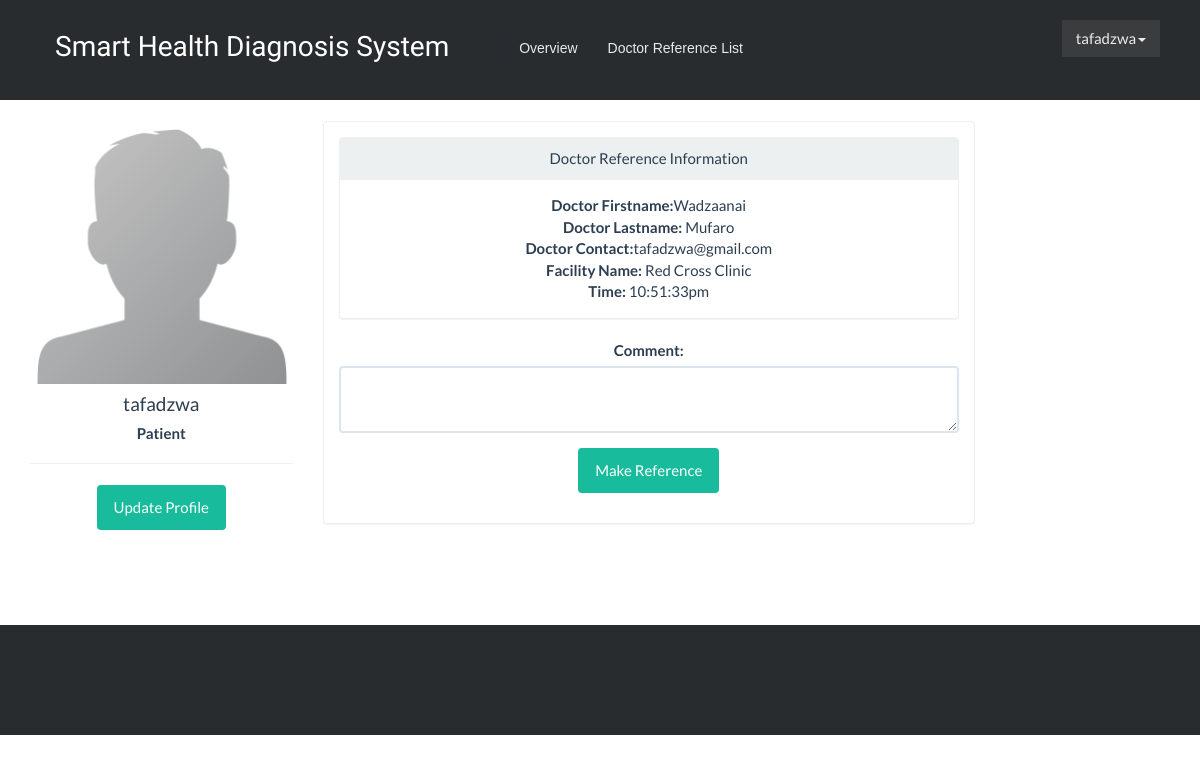
/appointment.php?id=3 (signed in), run on the app's committed database.
### tables this page shows
CREATE TABLE `practitioner` (
  `id` int(11) NOT NULL,
  `firstname` varchar(250) NOT NULL,
  `lastname` varchar(250) NOT NULL,
  `contact_details` varchar(250) NOT NULL,
  `date_created` varchar(250) NOT NULL,
  `gender` varchar(1) NOT NULL,
  `facility_id` int(11) NOT NULL,
  `speciality` varchar(250) NOT NULL,
  `disease_id` int(11) NOT NULL
);

CREATE TABLE `facility` (
  `id` int(11) NOT NULL,
  `name` varchar(250) NOT NULL,
  `city_id` int(250) NOT NULL,
  `address` varchar(250) NOT NULL,
  `latitude` double NOT NULL,
  `longitude` double NOT NULL
);

### appointment.php (the view, shortened to what this page needs)
<!DOCTYPE html>
<html>
<head>
    <link rel="stylesheet" href="assets/patientassets/bootstrap/css/bootstrap.min.css">
    <link rel="stylesheet" href="assets/patientassets/css/styles.css">
    <link rel="stylesheet" href="assets/patientassets/css/Google-Style-Login.css">
    <link rel="stylesheet" href="assets/patientassets/css/Pretty-Header.css">
    <link rel="stylesheet" href="assets/patientassets/css/Pretty-Footer.css">
</head>
<body>
<nav class="navbar navbar-static-top custom-header">
    <div class="container-fluid">
        <div class="navbar-header"><a class="navbar-brand navbar-link" href="index.php">Smart Health Diagnosis System</a>
        </div>
        <div class="collapse navbar-collapse" id="navbar-collapse">
            <ul class="nav navbar-nav links">
                <li role="presentation"><a href="#">Overview </a></li>
                <li role="presentation"><a href="appointmentlist.php">Doctor Reference List </a></li>
            </ul>
            <ul class="nav navbar-nav navbar-right">
                <li class="dropdown"> <?php if (isset($_SESSION['user'])) : ?>
                    <?php endif ?>
                    <a class="dropdown-toggle" data-toggle="dropdown" ><i class="fa fa-user"></i> <?php echo $_SESSION['user']['username']; ?><b class="caret"></b></a>
                </li>
            </ul>
        </div>
    </div>
</nav>
<div class="container">
    <div class="row">
        <div class="col-md-3 col-sm-3">
            <div class="user-wrapper">
                <img src="images/user_profile.png" class="img-responsive" />
                <div class="description">
                    <h4> <?php echo $_SESSION['user']['username']; ?></h4>
                    <h5> <strong>Patient</strong></h5>
                    <hr />
                    <button type="button" class="btn btn-success" data-toggle="modal" data-target="#myModal">Update Profile</button>
                </div>
            </div>
        </div>
        <div class="col-md-7  col-sm-7 user-wrapper">
            <div class="description">
                <div class="panel panel-default">
                    <div class="panel-body">
                        <form class="form" role="form" method="POST" accept-charset="UTF-8">
                            <?php
                            $doctor = $_GET['id'];
                            $conn=mysqli_connect('localhost', 'root', '', 'ehealth');
                            $sql = "SELECT * FROM practitioner JOIN facility ON practitioner.facility_id = facility.id  WHERE practitioner.id ='$doctor' ";
                            $result = mysqli_query($conn, $sql);
                            $row = mysqli_fetch_array($result);
                            $firstname = $row['firstname'];
                            $lastname=$row['lastname'];
                            $contact_details=$row['contact_details'];
                            $facility=$row['name'];
                                    ?>
                            <div class="panel panel-default">
                                <div class="panel-heading">Doctor Reference Information</div>
                                <div class="panel-body">
                                    <b>Doctor Firstname:</b><?php echo $firstname; ?><br>
                                    <b>Doctor Lastname:</b> <?php echo $lastname; ?><br>
                                    <b>Doctor Contact:</b><?php echo $contact_details;?><br>
                                    <b>Facility Name:</b> <?php echo $facility; ?><br>
                                   <b>Time:</b>  <?php echo date("h:i:sa"); ?><br>
                                </div>
                            </div>
                            <div class="form-group">
                                <label for="message-text" class="control-label">Comment:</label>
                                <textarea class="form-control" name="comment" required></textarea>
                            </div>
                            <div class="form-group">
                                <input type="submit" name="appointment" id="submit" class="btn btn-success" value="Make Reference">
                            </div>
                        </form>
                    </div>
                </div>
            </div>
        </div>
    </div>
</div>
<footer></footer>
</body>
</html>

### assets/patientassets/css/styles.css (style rules this page uses)
.row { text-align:center; }

### assets/patientassets/css/Pretty-Header.css (style rules this page uses)
.custom-header { background:#292c2f; padding:20px 40px; box-sizing:border-box; border:0; border-radius:0; }
.custom-header a.navbar-brand.navbar-link { color:#fff; font:normal 28px Cookie, Arial, Helvetica, sans-serif; line-height:0.5; margin-right:40px; background:#292c2f; }
.custom-header ul.nav.navbar-nav.links li a { font:14px Arial, Helvetica, sans-serif; opacity:0.9; text-decoration:none; color:#fff; background:#292c2f; border:0; }
.custom-header li.dropdown, .custom-header li.dropdown.open { background:#3a3c3e; }
.custom-header li.dropdown .dropdown-toggle { border-radius:2px; color:#fff; padding:8px 14px; background:#3a3c3e; opacity:0.9; border:0; margin:0; }

### assets/patientassets/css/Pretty-Footer.css (style rules this page uses)
footer { background-color:#292c2f; box-shadow:0 1px 1px 0 rgba(0, 0, 0, 0.12); box-sizing:border-box; width:100%; text-align:left; font:bold 16px sans-serif; padding:55px 50px; margin-top:80px; bottom:0; color:#fff; }

### data on the page
practitioner: firstname "Wadzaanai", lastname "Mufaro", contact_details "tafadzwa@gmail.com", facility.name "Red Cross Clinic"

### other printed values
$_SESSION['user']['username'] "tafadzwa"
